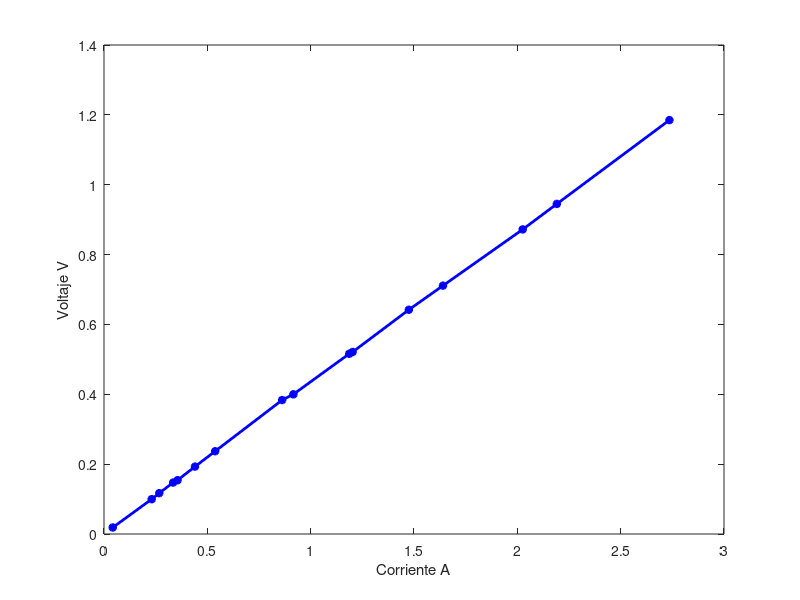
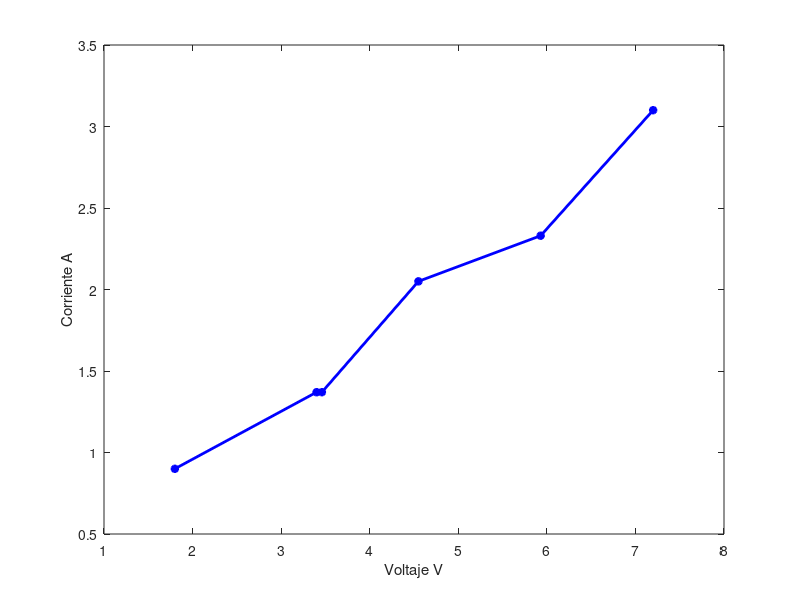

These figures' MATLAB source, in order: (Note: this script raises an error after producing the figures.)
%% Current probe calibration
% Load data
load('current_probe_calibration.mat');
figure;
plot(itest,vprobe,'b*-','LineWidth',2);
ylabel('Voltaje V');
xlabel('Corriente A');
k_probe = 1/(itest\vprobe);
disp(['Probe constant: ',num2str(k_probe),' A/V']);
clearvars -except k_probe
%% Stall current
load('stall_data.mat');
figure;
plot(vstall,istall,'b*-','LineWidth',2);
xlabel('Voltaje V');
ylabel('Corriente A');
% Armature resistance
ra = istall\vstall;
disp(['Armature resistance: ',num2str(ra),' Ohm']);
clearvars -except ra k_probe
%% Speed
load('motor_9413/p3.mat');
Np = 96;% Encoder pulse per revolution
Ts = t(2)-t(1); % Sample time
Fs = 1/Ts;
speed = encoder_to_speed(encoder, Ts, Np); % Speed rad/s
% Speed low pass filter
Fc = 1000; % 1 KHz
[b,a] = butter(6,Fc/(Fs/2));
speed_filtered = filter(b,a,speed);
figure;
plot(t,speed_filtered*60/(2*pi),'LineWidth',2);
ylabel('Motor speed RPM');
xlabel('Time s');
%% Current
no_load_speed = mean(speed(50000:80000));
current_cal = current * k_probe;
max_current = max(current_cal);
no_load_current = mean(current_cal(50000:80000));
va_mean = mean(va(50000:80000));
plot(t,current_cal);
ylabel('Motor current A');
xlabel('Time s');
kt = (va_mean-ra*no_load_current)/no_load_speed;
km = kt/sqrt(ra);
oz2nm=0.00706155183333;
disp(['K_t = ',num2str(kt),' N.m/A | ',num2str(kt/oz2nm),' oz.in/A']);
disp(['K_m = ',num2str(km),' N.m/sqrt(W) | ',num2str(km/oz2nm),' oz.in/sqrt(W)']);
stall_current = va_mean/ra;
disp(['Stall current: ',num2str(stall_current),' A']);
stall_torque = stall_current*kt;
disp(['Stall torque: ',num2str(stall_torque),' N.m | ',num2str(stall_torque/oz2nm),' oz.in']);
disp(['Armature voltage: ',num2str(va_mean),' V']);
disp(['No load speed: ',num2str(no_load_speed),' rad/s | ', num2str(no_load_speed*60/(2*pi)), ' rpm']);
%% Inductance
e = exp(1);
t1 = -0.1299;
t0 = -0.1307;
i_reach = max_current*(1-1/e);
time_reach = t1-t0;
la = ra*time_reach;
%% Current controller design
opt = stepDataOptions('StepAmplitude',va_mean);
num = 1;
den = [la ra];
sys_9413 = tf(num,den);
step(sys_9413,opt)
rltool(sys_9413)
%% Current controller
kp=93.2089669359914;
ki=kp*20226.7671774592;

